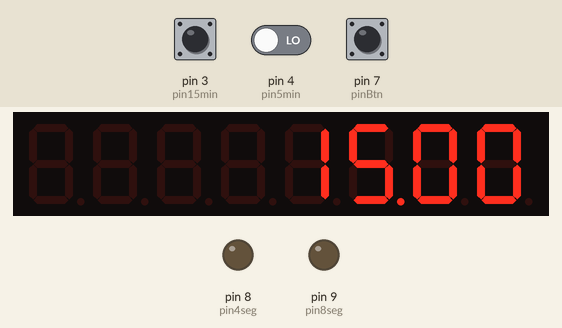
Recording of a sketch running on a simulated Arduino Uno, built with avr-gcc and run on an emulated ATmega328P. Parts: 8-digit seven-segment display, output pins drawn as LEDs (lit = HIGH). Inputs (shaded band) come from the test bench; at power-on: pin 7 (pinBtn) LOW, pin 3 (pin15min) HIGH, pin 4 (pin5min) LOW.

Above: at 1.2 s.
1.3 s: pin 7 (pinBtn) pulled HIGH for 0.15 s
At 3.9 s:
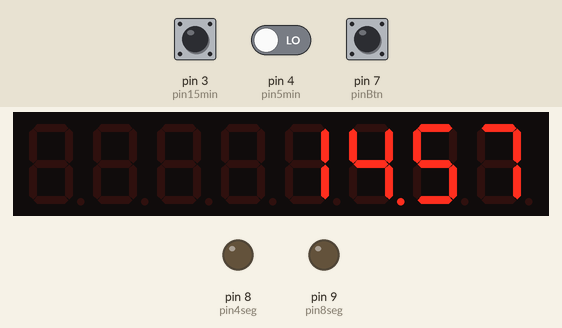
4.0 s: pin 7 (pinBtn) pulled HIGH for 1 s
6.5 s: pin 7 (pinBtn) pulled HIGH for 0.15 s
At 9.4 s:
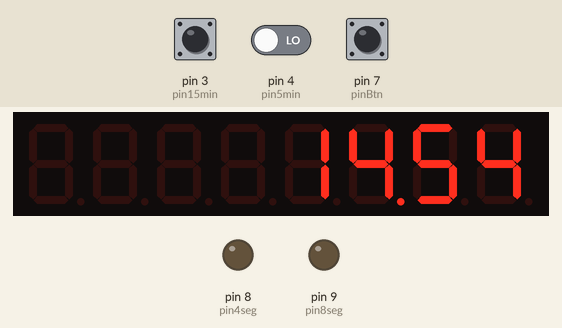
9.6 s: pin 7 (pinBtn) pulled HIGH for 3.2 s
At 10.5 s:
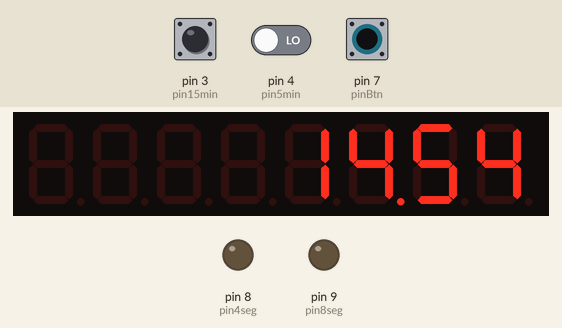
14.3 s: pin 7 (pinBtn) pulled HIGH for 0.15 s
At 15.3 s:
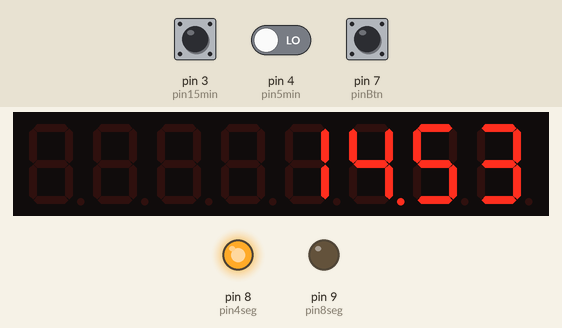
Timing chart, 0 to 20.1 s (numbered marks = the images above; inputs shaded):
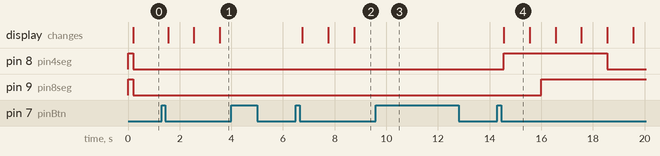

The sketch:

lavadora.ino
```cpp
#include <LedControl.h>
/*Author Code: César Fernández García
Author Electronic: Héctor Fernández Díaz
Finished: 10/02/23*/
#define FIVE_MIN 5
#define TEN_MIN 10
#define FIFTEEN_MIN 15

const int pin5min = 4;  // pin por el cual se va a leer la orden de 5 min
const int pin15min = 3; // pin por el cual se va a leer la orden de 15 min
int tiempoMin = 0;
const int pin4seg = 8;
const int pin8seg = 9;
const int pinBtn = 7;
const int pinDIN = 11;
const int pinCLK = 10;
const int pinLOAD = 12;
const int pinLed = 5;
unsigned long t4seg = 0;
unsigned long t8seg = 0;
int state4seg = HIGH;
int state8seg = HIGH;
int segundosTiempo = tiempoMin * 60;
unsigned long tPrevReloj = millis();
bool pausa = true;                                 // desde el principio esta en pausa
int stateBtn = LOW;
int tiempoUltimo = 0;
LedControl lc = LedControl(pinDIN, pinCLK, pinLOAD, 1); // pines del arduino DIN,CLK,LOAD,Cantidad de max7219
void setup()
{
  // put your setup code here, to run once:
  pinMode(pin15min, INPUT);
  pinMode(pin5min, INPUT);
  pinMode(pinBtn, INPUT);
  pinMode(pin4seg, OUTPUT);
  pinMode(pin8seg, OUTPUT);

  digitalWrite(pin5min, LOW);
  digitalWrite(pin15min, LOW);
  digitalWrite(pin4seg, state4seg);
  digitalWrite(pin8seg, state8seg);

  lc.shutdown(0, false);
  lc.setIntensity(0, 3);
  lc.clearDisplay(0);

}

void loop()
{
  escojerTiempo();

  /*Este codigo es para cambiar cada 4 u 8 segundos los estados de las salidas*/
  lavar();
  // se acaba el codigo para cambiar cada 4 u 8 segundos

  if (digitalRead(pinBtn) == HIGH)
  { delay(100);
    bool solto = false;
    while (!solto) {
      if (digitalRead(pinBtn) == LOW) {
        delay(100);
        solto = true;
      }
    }
    if (solto) {
      pausa = !pausa;
    }
  }
  if (!pausa) // si no esta en pausa significa que esta lavando
  {
    digitalWrite(pinLed, HIGH); // prende el led para visualizar el lavado
  }
  else
  {
    digitalWrite(pinLed, LOW);
  }
  if (pausa) {
    digitalWrite(pin4seg, LOW);
    digitalWrite(pin8seg, LOW);
  }
  if (!pausa) {
    displayTime(); // muestra el tiempo
  } else { //muestra el tiempo
    int s;
    s = segundosTiempo % 60;
    int m;
    m = segundosTiempo / 60;

    lc.setDigit(0, 0, s % 10, false);
    lc.setDigit(0, 1, (s / 10) % 10, false);
    lc.setDigit(0, 2, m % 10, true);
    lc.setDigit(0, 3, (m / 10) % 10, false);
  }


}

// funcion que muestra el tiempo en decremento por el display de 7 segmentos
void displayTime(){
  int s;
  s = segundosTiempo % 60;
  int m;
  m = segundosTiempo / 60;

  lc.setDigit(0, 0, s % 10, false);
  lc.setDigit(0, 1, (s / 10) % 10, false);
  lc.setDigit(0, 2, m % 10, true);
  lc.setDigit(0, 3, (m / 10) % 10, false);

  if (millis() - tPrevReloj >= 1000)
  {
    tPrevReloj = millis();

    segundosTiempo--; // le quito un segundo
  }
}
void lavar(){
  // este codigo es para lavar
  if (!pausa && segundosTiempo > 0)
  {
    if ((millis() - t4seg) >= 4000)
    {
      t4seg = millis();
      digitalWrite(pin4seg, !state4seg);
      state4seg = !state4seg; // cambia su estado
    }
    if ((millis() - t8seg) >= 8000)
    {
      t8seg = millis();
      digitalWrite(pin8seg, !state8seg);
      state8seg = !state8seg; // cambia su estado
    }
  } if (segundosTiempo <= 0) {
    digitalWrite(pin8seg, LOW);
    digitalWrite(pin4seg, LOW);
    pausa = true;
  }
}
void escojerTiempo(){
  if (pausa && tiempoUltimo != posicionActualTiempo()) {

    if (digitalRead(pin5min) == HIGH && digitalRead(pin15min) == LOW) // si se cumple significa que no puede cumplirse nadamas
    {
      delay(100);
      tiempoMin = FIVE_MIN;
      segundosTiempo = tiempoMin * 60; // convierte los minutos a segundos
    }
    else if (digitalRead(pin5min) == LOW && digitalRead(pin15min) == HIGH)
    {
      delay(100);
      tiempoMin = FIFTEEN_MIN;
      segundosTiempo = tiempoMin * 60;
    }
    else if (digitalRead(pin5min) == LOW && digitalRead(pin15min) == LOW) {
      tiempoMin = TEN_MIN;
      segundosTiempo = tiempoMin * 60;
    }
    tiempoUltimo = tiempoMin;


  }

}
int posicionActualTiempo() {
  int tiempoActual = tiempoUltimo;
  if (digitalRead(pin5min) == HIGH && digitalRead(pin15min) == LOW) // si se cumple significa que no puede cumplirse nadamas
  {
    delay(100);
    tiempoActual = FIVE_MIN;

  }
  else if (digitalRead(pin5min) == LOW && digitalRead(pin15min) == HIGH)
  {
    delay(100);
    tiempoActual = FIFTEEN_MIN;
  }
  else if (digitalRead(pin5min) == LOW && digitalRead(pin15min) == LOW) {
    delay(100);
    tiempoActual = TEN_MIN;
  }
  return tiempoActual;
}
```

Measured:
- after the input at 1.3 s, the display: first changes after 0.25 s (image 1 shows a later state)
- after the input at 4.0 s, every drawn part: stays the same
- after the input at 6.5 s, the display: first changes after 0.25 s (image 2 shows a later state)
- after the input at 9.6 s, pin 8 (pin4seg): stays LOW (without the input it goes to HIGH after 1.2 s)
- after the input at 14.3 s, pin 8 (pin4seg): LOW → HIGH after 0.25 s, → LOW 4.0 s later; pin 9 (pin8seg): LOW → HIGH after 1.7 s; the display: changes after 0.25 s (image 4)
